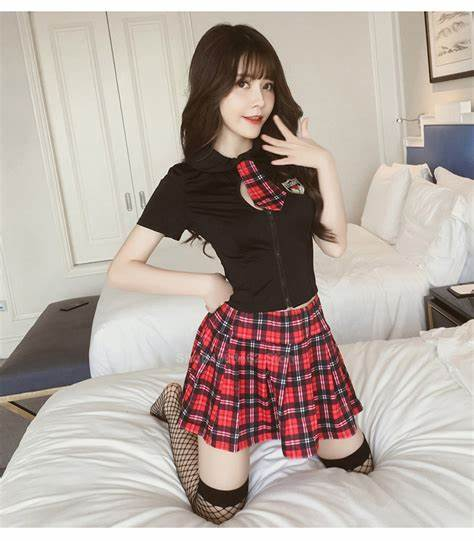
#> input picture jk.jpg, 474 x 541 px, found by its file name
$ python review_6.py
#> lines starting #> are read from the running program, lines starting #| are printed output that depends on the picture
from matplotlib import pyplot as plt
import cv2

img=cv2.imread("OpenCv/jk.jpg")
#> img is the input picture: shape (541, 474, 3); mean B, G, R 160.1, 167, 179.4

img_gray=cv2.cvtColor(img,cv2.COLOR_RGB2GRAY)
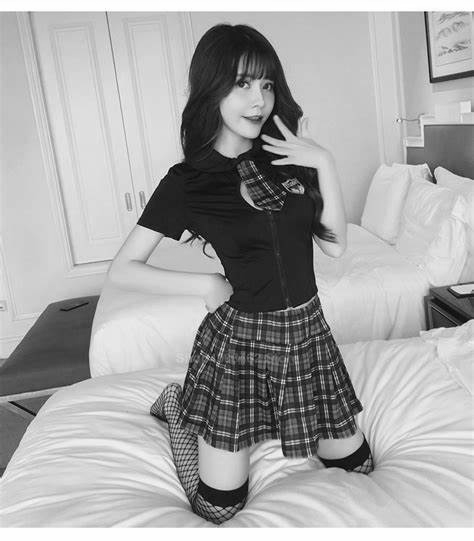
#> img_gray: shape (541, 474); min 1, max 255, mean 166.4

plt.imshow(img_gray,cmap=plt.cm.gray)
hist=cv2.calcHist([img],[2],None,[256],[0,256])
#> hist = 256 values, max 7777 at index 210, min 0 at index 1, mean 1001.7

plt.figure()
plt.title("GrayScale Histogram")
plt.xlabel("Bins")
plt.ylabel("# of Pixel")
plt.plot(hist)
plt.xlim([0,256])
plt.show()
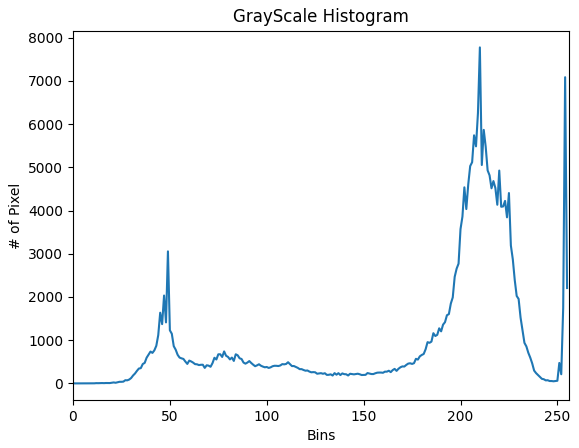
#> figure drawn by matplotlib, 1 panel; curve peaks at x = 210, y = 7777

$ run again, with girl.jpg copied over jk.jpg
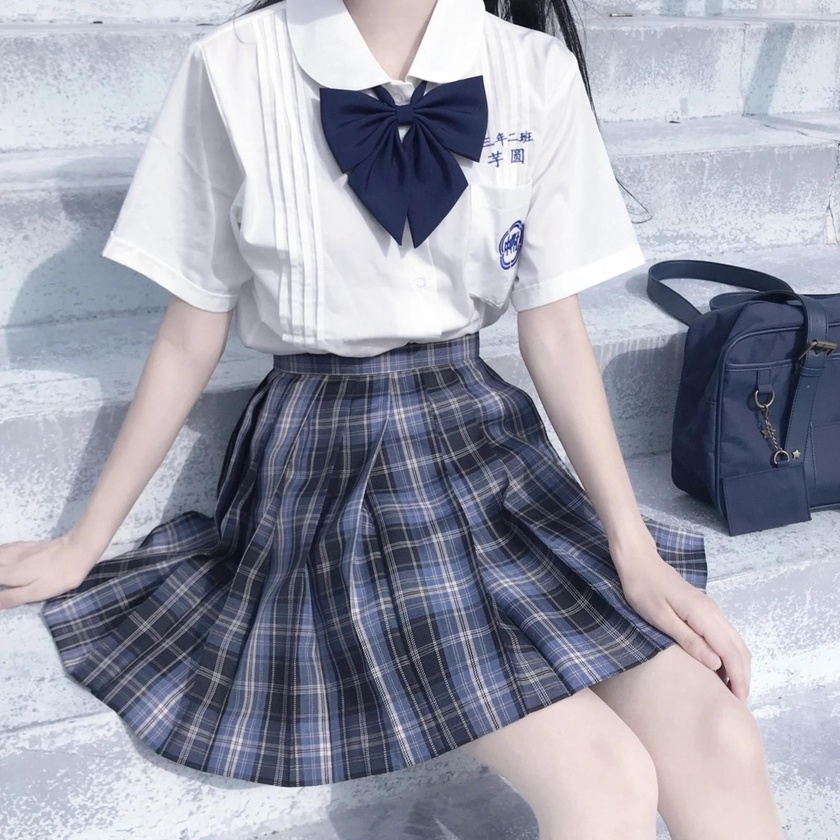
#> input picture girl.jpg, 840 x 840 px, shrunk from 1600 x 1600 before the run, found by its file name
#> img is the input picture: shape (840, 840, 3); mean B, G, R 171.6, 158.5, 156.7
#> `img_gray=cv2.cvtColor(img,cv2.COLOR_RGB2GRAY)`:
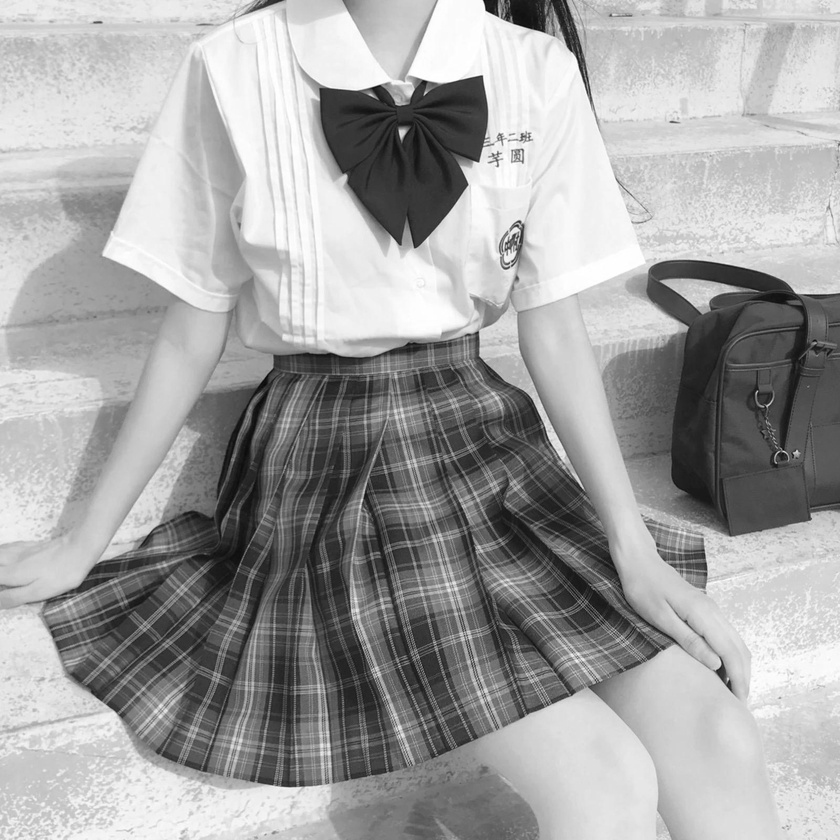
#> img_gray: shape (840, 840); min 3, max 255, mean 162.2
#> hist = 256 values, max 8444 at index 239, min 0 at index 0, mean 2756.2
#> `plt.show()`:
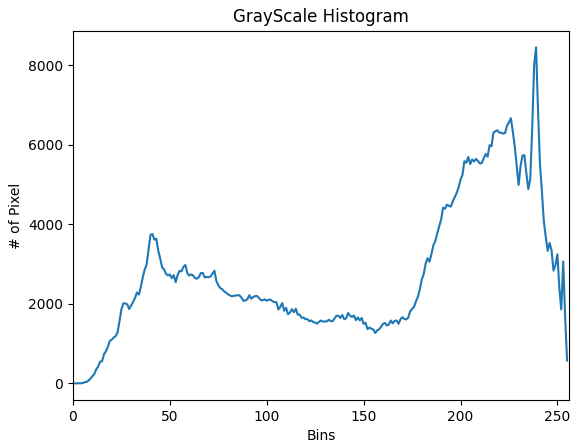
#> figure drawn by matplotlib, 1 panel; curve peaks at x = 239, y = 8444
